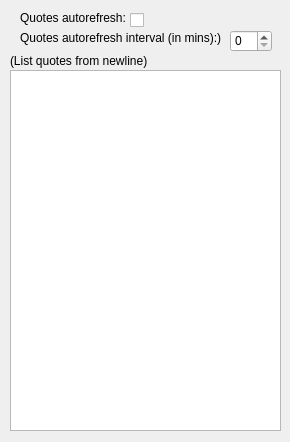
<?xml version="1.0" encoding="UTF-8"?>
<ui version="4.0">
 <class>Dialog</class>
 <widget class="QDialog" name="Dialog">
  <property name="geometry">
   <rect>
    <x>0</x>
    <y>0</y>
    <width>290</width>
    <height>442</height>
   </rect>
  </property>
  <property name="windowTitle">
   <string>Dialog</string>
  </property>
  <widget class="QLabel" name="label_2">
   <property name="geometry">
    <rect>
     <x>10</x>
     <y>50</y>
     <width>221</width>
     <height>21</height>
    </rect>
   </property>
   <property name="text">
    <string>(List quotes from newline)</string>
   </property>
  </widget>
  <widget class="QPlainTextEdit" name="quotesListEdit">
   <property name="geometry">
    <rect>
     <x>10</x>
     <y>70</y>
     <width>271</width>
     <height>361</height>
    </rect>
   </property>
  </widget>
  <widget class="QLabel" name="label">
   <property name="geometry">
    <rect>
     <x>20</x>
     <y>10</y>
     <width>141</width>
     <height>16</height>
    </rect>
   </property>
   <property name="text">
    <string>Quotes autorefresh:</string>
   </property>
  </widget>
  <widget class="QLabel" name="label_3">
   <property name="geometry">
    <rect>
     <x>20</x>
     <y>30</y>
     <width>201</width>
     <height>16</height>
    </rect>
   </property>
   <property name="text">
    <string>Quotes autorefresh interval (in mins):)</string>
   </property>
  </widget>
  <widget class="QCheckBox" name="autorefreshCheckBox">
   <property name="geometry">
    <rect>
     <x>130</x>
     <y>10</y>
     <width>76</width>
     <height>20</height>
    </rect>
   </property>
   <property name="text">
    <string/>
   </property>
  </widget>
  <widget class="QSpinBox" name="autorefreshIntervalSpinBox">
   <property name="geometry">
    <rect>
     <x>230</x>
     <y>30</y>
     <width>42</width>
     <height>22</height>
    </rect>
   </property>
  </widget>
 </widget>
 <resources/>
 <connections/>
</ui>
